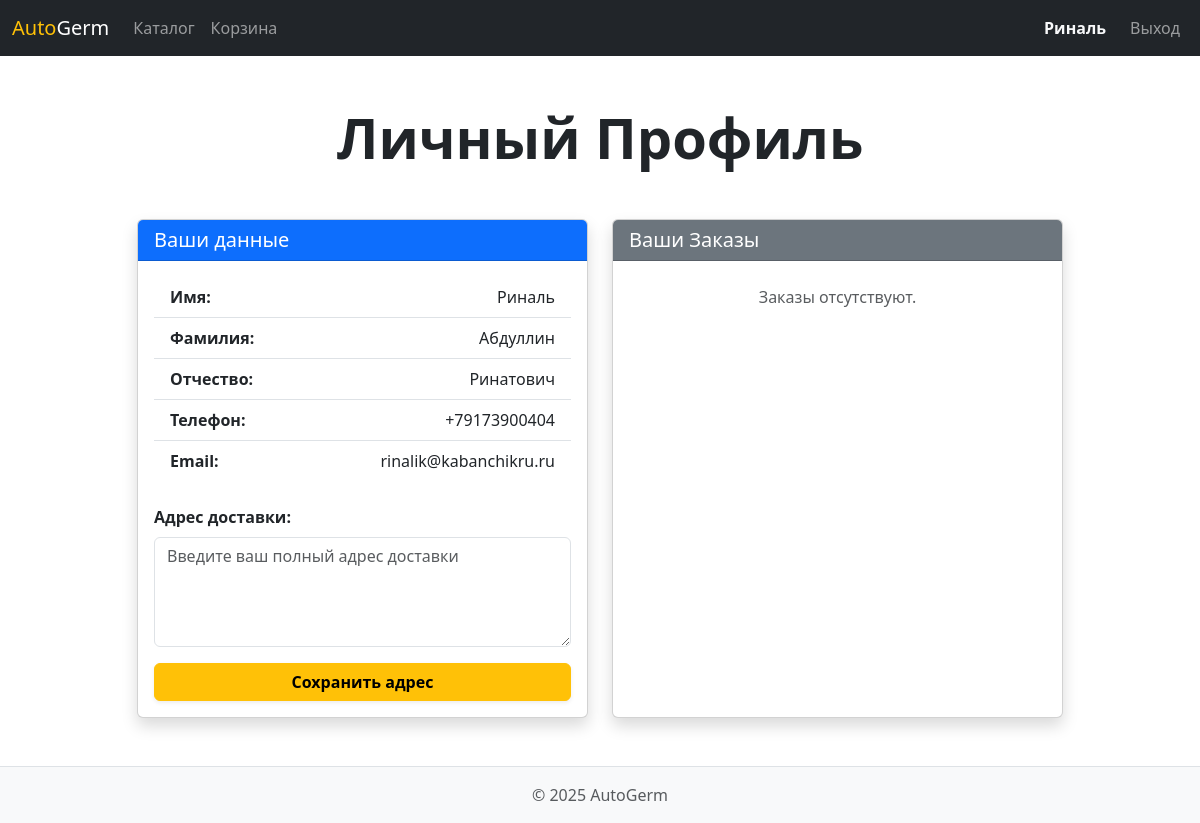
The page /profile/ (signed in) on the database as committed earlier.
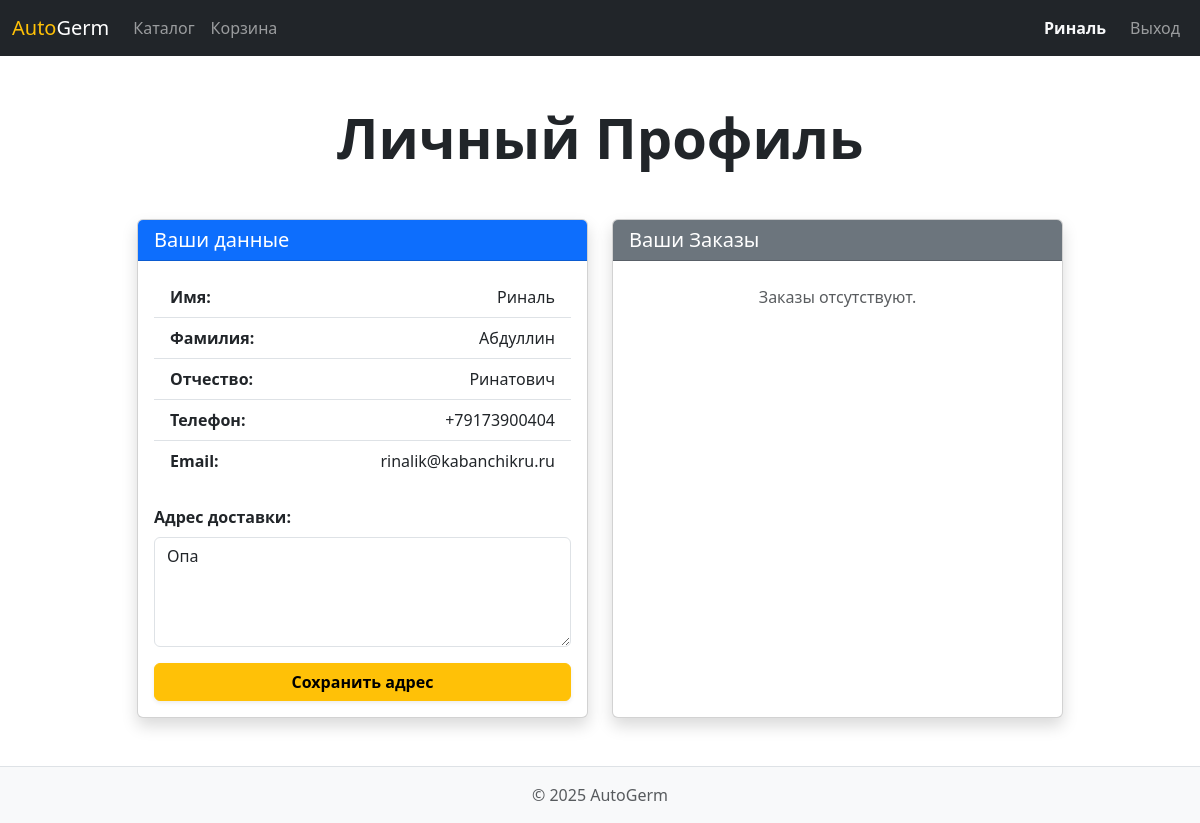
The same page on the database as committed later.
### main/models.py (models this page shows, shortened)
class User(AbstractUser):
    middle_name = models.CharField("Отчество", max_length=30, blank=True)
    phone = models.CharField("Номер телефона", max_length=20, unique=True)
    address = models.TextField("Адрес доставки", blank=True)
    username = None
    USERNAME_FIELD = 'phone'
    REQUIRED_FIELDS = []
    objects = UserManager()

### main/views.py (the view, shortened to what this page needs)
# urls.py: path('profile/', views.profile, name='profile'),
@login_required
def profile(request):
    user = request.user
    orders = user.orders.all()
    return render(request, 'main/profile.html', {'user': user, 'orders': orders})

### main/templates/main/profile.html (shortened to what the changed rows need)
{% extends 'main/base.html' %}
{% block content %}
<div class="row justify-content-center">
    <div class="col-12 col-md-11 col-lg-10">
        <h2 class="display-4 fw-bold text-center mb-5 text-dark">Личный Профиль</h2>
        <div class="row g-4">
            <div class="col-lg-6">
                <div class="card shadow h-100">
                    <div class="card-body">
                        <ul class="list-group list-group-flush mb-4">
                            <li class="list-group-item d-flex justify-content-between">
                                <strong>Имя:</strong> <span>{{ user.first_name|default:'Не указано' }}</span>
                            </li>
                            <li class="list-group-item d-flex justify-content-between">
                                <strong>Фамилия:</strong> <span>{{ user.last_name|default:'Не указано' }}</span>
                            </li>
                            <li class="list-group-item d-flex justify-content-between">
                                <strong>Отчество:</strong> <span>{{ user.middle_name|default:'Не указано' }}</span>
                            </li>
                            <li class="list-group-item d-flex justify-content-between">
                                <strong>Телефон:</strong> <span>{{ user.phone|default:'Не указано' }}</span>
                            </li>
                            <li class="list-group-item d-flex justify-content-between">
                                <strong>Email:</strong> <span>{{ user.email|default:'Не указано' }}</span>
                            </li>
                        </ul>
                        <form method="post" class="mt-3">
                            <label for="address" class="form-label fw-bold">Адрес доставки:</label>
                            <textarea name="address" id="address" class="form-control mb-3" rows="4" placeholder="Введите ваш полный адрес доставки">{{ user.address }}</textarea>
                            <button type="submit" class="btn btn-warning w-100 fw-bold shadow-sm">
                                Сохранить адрес
                            </button>
                        </form>
                    </div>
                </div>
            </div>
        </div>
    </div>
</div>
{% endblock %}

### main/templates/main/base.html (shortened to what this page needs)
<!DOCTYPE html>
<html lang="ru">
<head>
    <link href="https://cdn.jsdelivr.net/npm/bootstrap@5.3.3/dist/css/bootstrap.min.css" rel="stylesheet">
    <link rel="stylesheet" href="https://cdn.jsdelivr.net/npm/bootstrap-icons@1.11.3/font/bootstrap-icons.min.css">
    <link rel="stylesheet" href="../../../static/css/styles.css">
</head>
<body>
<header>
    <nav class="navbar navbar-expand-lg navbar-dark bg-dark">
        <div class="container-fluid">
            <a class="navbar-brand" href="{% url 'home' %}">
                <span class="text-warning">Auto</span>Germ
            </a>
            <div class="collapse navbar-collapse" id="navbarNav">
                <ul class="navbar-nav me-auto mb-2 mb-lg-0">
                    <li class="nav-item">
                        <a class="nav-link" href="{% url 'catalog' %}">Каталог</a>
                    </li>
                    {% if user.is_authenticated %}
                        <li class="nav-item">
                            <a class="nav-link" href="{% url 'cart' %}">Корзина</a>
                        </li>
                    {% endif %}
                </ul>
                <ul class="navbar-nav">
                    {% if user.is_authenticated %}
                        <li class="nav-item">
                            <a class="nav-link text-light fw-bold" href="{% url 'profile' %}">{{ user.first_name|default:'Профиль' }}</a>
                        </li>
                        <li class="nav-item">
                            <a class="nav-link btn btn-outline-danger btn-sm ms-lg-2 mt-2 mt-lg-0" href="{% url 'logout' %}">Выход</a>
                        </li>
                    {% endif %}
                </ul>
            </div>
        </div>
    </nav>
</header>
<main class="container my-5">
    {% block content %}
    {% endblock %}
</main>
<footer class="footer mt-auto py-3 bg-light border-top">
    <div class="container text-center">
        <p class="text-muted mb-0">© 2025 AutoGerm</p>
    </div>
</footer>
</body>
</html>

Rows that differ between the two databases and show on the page:
changed User "Риналь": address (not shown) → "Опа"
